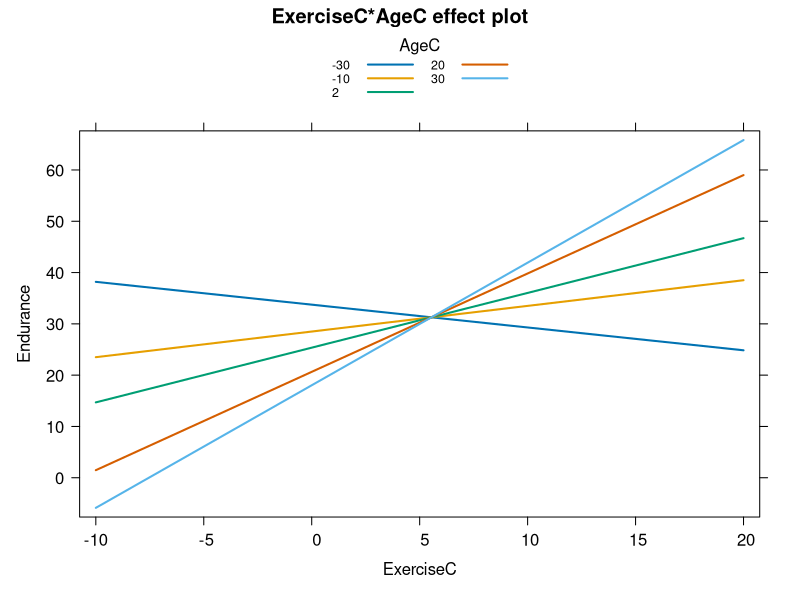

Reproduce this figure in R.
# ===================================
# Lesson 14 - Modeling Interaction Terms
#             testing homogenity of slopes
#
# by Melinda Higgins, PhD
# dated 10/15/2017
# ===================================

library(tidyverse)
library(haven)

modex <- haven::read_spss("modex.sav")

# look at descriptive stats
# lets use the dplyr::summarize() function

mod1 <- modex %>%
  select(Endurance, Age, AgeC, Exercise, ExerciseC) 

# a custom function to collect
# descriptive stats
# see my N741 package
# https://github.com/melindahiggins2000/N741pkg 

tbl.continuous <- function(df,var,l){
  t <- dplyr::summarise(df,
                        item = l,
                        n = sum(!is.na(var)),
                        missing = sum(is.na(var)),
                        min = min(var, na.rm=TRUE),
                        avg = mean(var, na.rm=TRUE),
                        SD = sd(var, na.rm=TRUE),
                        median = median(var, na.rm=TRUE),
                        Q1 = quantile(var, 0.25, na.rm=TRUE),
                        Q3 = quantile(var, 0.75, na.rm=TRUE),
                        max = max(var, na.rm=TRUE))
  return(t)
}

t1 <- tbl.continuous(mod1,mod1$Endurance,"Endurance")
t2 <- tbl.continuous(mod1,mod1$Age,"Age")
t3 <- tbl.continuous(mod1,mod1$AgeC,"Age mean centered")
t4 <- tbl.continuous(mod1,mod1$Exercise,"Exercise")
t5 <- tbl.continuous(mod1,mod1$ExerciseC,"Exercise mean centered")
tbl <- rbind(t1,t2,t3,t4,t5)
as.data.frame(tbl)

# in rmarkdown make a table
knitr::kable(rbind(t1,t2,t3,t4,t5),
             caption = "Table of Summary Stats")

# look at means and SD
# in the output table

# run a regression of Endurance with Age

m1 <- lm(Endurance ~ Age, data=modex)
m1

# run a regression of Endurance with AgeC - mean centered Age

m2 <- lm(Endurance ~ AgeC, data=modex)
m2

# compare the slopes and interecepts
# in m2 - compare intercept to mean for Endurance

# fit a model with AgeC and ExerciseC

m3 <- lm(Endurance ~ AgeC + ExerciseC, data=modex)
m3

# fit a model also with the interaction term

m4 <- lm(Endurance ~ AgeC + ExerciseC + AgeCxExerciseC, data=modex)
m4

# I had to turn on the debug() option
# to install packages 
# a work around McAfee virus software on windows/Emory
# see https://stackoverflow.com/questions/34739681/unable-to-move-temporary-installation-when-installing-dependency-packages-in-r


#debug(utils:::unpackPkgZip)
#install.packages("car")
#install.packages("lme4")

library(car)

# compare models

car::Anova(m3, type=3)
car::Anova(m4, type=3)
anova(m3,m4)

# bring in the effects package
# install.packages("effects")
#
# learn more about this package
# https://cran.r-project.org/web/packages/effects/
# http://socserv.socsci.mcmaster.ca/jfox/Misc/effects/index.html 

# plot the interaction plot
# ExerciseC is listed first so the plot
# shows Endurance by Exercise for different Ages

library(effects)

m5 <- lm(Endurance ~ ExerciseC + AgeC + ExerciseC*AgeC, data=modex)

plot(effect("ExerciseC:AgeC", m5, 
            xlevels=list()),
     multiline=TRUE, ylab="Endurance", rug=FALSE)
